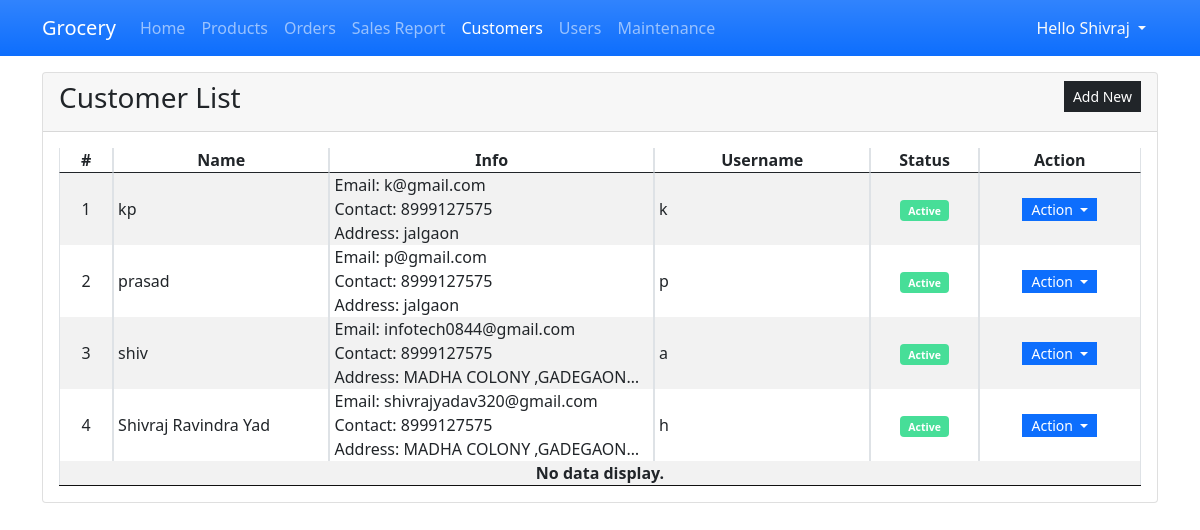
The app's page /admin/?page=customers (signed in) with its own data.
### tables this page shows
CREATE TABLE `customer_list` (
  `customer_id` int(11) NOT NULL,
  `fullname` varchar(20) NOT NULL,
  `username` text NOT NULL,
  `password` text NOT NULL,
  `email` text NOT NULL,
  `contact` text NOT NULL,
  `address` text NOT NULL,
  `status` int(11) NOT NULL DEFAULT 1,
  `date_created` timestamp NOT NULL DEFAULT current_timestamp(),
  `date_updated` timestamp NOT NULL DEFAULT current_timestamp()
);

### admin/customers.php (the view, shortened to what this page needs)
<div class="card">
    <div class="card-header d-flex justify-content-between">
        <h3 class="card-title">Customer List</h3>
        <div class="card-tools align-middle">
            <button class="btn btn-dark btn-sm py-1 rounded-0" type="button" id="create_new">Add New</button>
        </div>
    </div>
    <div class="card-body">
        <table class="table table-hover table-striped table-bordered">
            <colgroup>
                <col width="5%">
                <col width="20%">
                <col width="30%">
                <col width="20%">
                <col width="10%">
                <col width="15%">
            </colgroup>
            <thead>
                <tr>
                    <th class="text-center p-0">#</th>
                    <th class="text-center p-0">Name</th>
                    <th class="text-center p-0">Info</th>
                    <th class="text-center p-0">Username</th>
                    <th class="text-center p-0">Status</th>
                    <th class="text-center p-0">Action</th>
                </tr>
            </thead>
            <tbody>
                <?php
                $sql = "SELECT * FROM `customer_list` order by `fullname` asc";
                $qry = $conn->query($sql);
                $i = 1;
                    while($row = $qry->fetch_assoc()):
                ?>
                <tr>
                    <td class="text-center p-0"><?php echo $i++; ?></td>
                    <td class="py-0 px-1"><?php echo $row['fullname'] ?></td>
                    <td class="py-0 px-1">
                        <div class="fs-6">Email: <?php echo $row['email'] ?></div>
                        <div class="fs-6">Contact: <?php echo $row['contact'] ?></div>
                        <div class="fs-6 truncate-1" title="<?php echo $row['address'] ?>">Address: <?php echo $row['address'] ?></div>
                    </td>
                    <td class="py-0 px-1"><?php echo $row['username'] ?></td>
                    <td class="py-0 px-1 text-center">
                    <?php if($row['status'] == 1): ?>
                        <span class="badge bg-success"><small>Active</small></span>
                    <?php else: ?>
                        <span class="badge bg-danger"><small>Inactive</small></span>
                    <?php endif; ?>
                    </td>
                    <th class="text-center py-0 px-1">
                        <div class="btn-group" role="group">
                            <button id="btnGroupDrop1" type="button" class="btn btn-primary dropdown-toggle btn-sm rounded-0 py-0" data-bs-toggle="dropdown" aria-expanded="false">
                            Action
                            </button>
                        </div>
                    </th>
                </tr>
                <?php endwhile; ?>
                <?php if(!$qry->fetch_assoc()): ?>
                    <tr>
                        <th class="text-center p-0" colspan="6">No data display.</th>
                    </tr>
                <?php endif; ?>
            </tbody>
        </table>
    </div>
</div>

### css/custom.css (style rules this page uses)
:root { --bs-success-rgb: 71, 222, 152 !important; }
html, body { height: 100%; width: 100%; }
.truncate-1 { overflow: hidden; text-overflow: ellipsis; display: -webkit-box; -webkit-line-clamp: 1; -webkit-box-orient: vertical; }

### records on screen
customer_list: fullname "kp", email "k@gmail.com", contact "8999127575", address "jalgaon", username "k", status "Active"
customer_list: fullname "prasad", email "p@gmail.com", contact "8999127575", address "jalgaon", username "p", status "Active"
customer_list: fullname "shiv", email "infotech0844@gmail.com", contact "8999127575", address "MADHA COLONY…", username "a", status "Active"
customer_list: fullname "Shivraj Ravindra Yad", email "shivrajyadav320@gmail.com", contact "8999127575", address "MADHA COLONY…", username "h", status "Active"

### other values on screen
$_SESSION['fullname'] "Shivraj"
